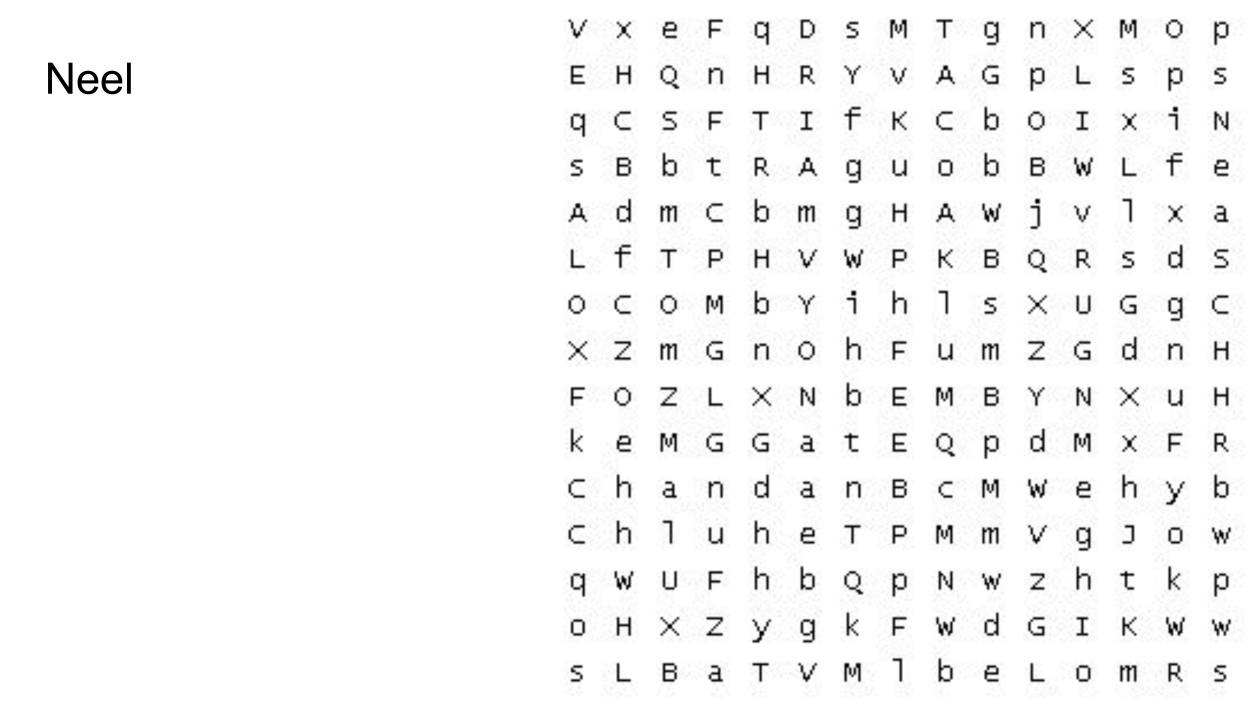
#> input picture pages/SLIDE-01.jpg, 5000 x 2813 px (shown at 1/4 size); its folder holds only this picture in this run
$ jupyter execute 02-slicer.ipynb
#> lines starting #> are read from the running program, lines starting #| are printed output that depends on the picture
[cell 1]
import os
import cv2
from matplotlib import pyplot as plt
import pathlib as path

def show(data):
	plt.xticks([])
	plt.yticks([])
	plt.imshow(data)
	plt.show()

def printArrayInfo(arr):
	print("---------------------------")
	# print(arr)
	print("Size :: ", arr.size)
	print("Shape :: ", arr.shape)
	print("---------------------------")

[cell 2]
slidesToSkip = [2, 23, 34]

height, width = 2799, 2812
rowHeight = int(height / 15) - 1
colWidth = int(width / 15)
print(rowHeight, colWidth)

pageDirectory = path.PurePath("pages")
data = path.PurePath("data")
dataTest = path.PurePath("dataTest")

# Crop the slide

Crop the slide and get only the character grid

[cell 3]
def getPageAndCropGrid(page):
#> called with page = 'pages/SLIDE-01.jpg'
    print("Processing page - " + page)
    page = cv2.imread(page)
#> page is the input picture: shape (2813, 5000, 3); min 0, max 255, mean 247
    croppedPage = page[:-1, 2200:-1]
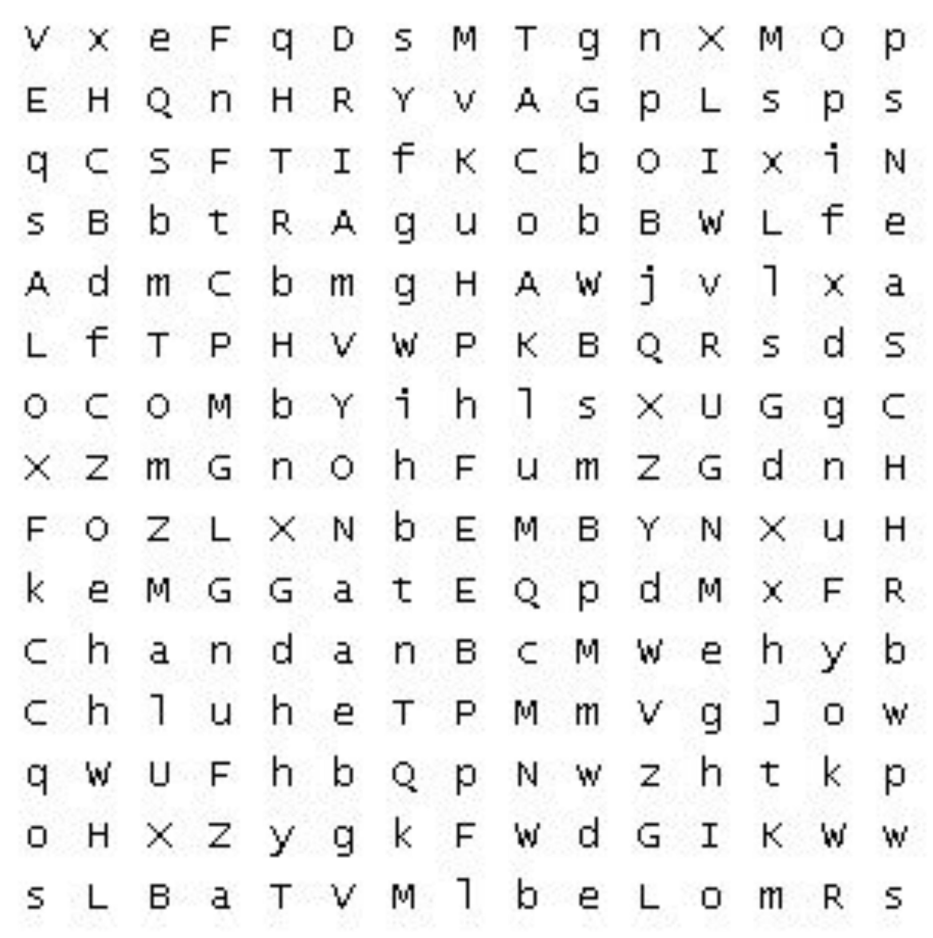
#> croppedPage: shape (2812, 2799, 3) (shown at 1/3 size); min 0, max 255, mean 241.1
    return croppedPage

# Slice grid into separate characters

[cell 4]
def sliceIntoSingleCharacters(basePath, croppedPage):
		x, y = 0, 0
		rowCounter = 0
		imageCounter = 1000
		while x < 15:
				# print(rowCounter, rowCounter + rowHeight)
				row = croppedPage[rowCounter:rowCounter + rowHeight]
				colCounter = 0
				charCounter = 1
				y = 0
				while y < 15:
						col_text = row[:-1, colCounter:colCounter + colWidth]
						imageName = "{}_{}_{}.jpg".format(basePath, x, y)
						cv2.imwrite(imageName, col_text)
						print("File {} saved.".format(imageName))
						colCounter = colCounter + colWidth
						charCounter += 1
						imageCounter += 1
						y += 1
				rowCounter = rowCounter + rowHeight
				x += 1
#> this loop made 15 passes
#> pass 1, in sliceIntoSingleCharacters, `row = croppedPage[rowCounter:rowCounter + rowHeight]`:
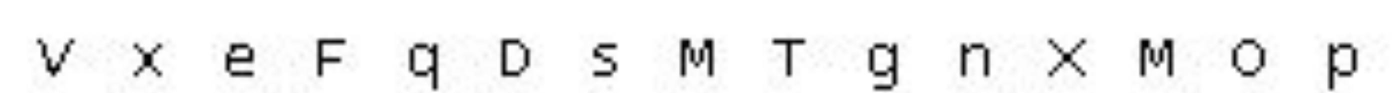
#> row: shape (185, 2799, 3) (shown at 1/2 size); min 0, max 255, mean 241.3
#> pass 1, in sliceIntoSingleCharacters, `cv2.imwrite(imageName, col_text)`:
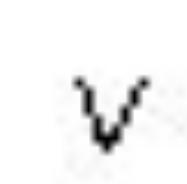
#> saved as SLIDE-01_0_0.jpg: shape (184, 187, 3); min 0, max 255, mean 243.7
#> pass 1, in sliceIntoSingleCharacters, `cv2.imwrite(imageName, col_text)`:
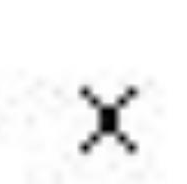
#> saved as SLIDE-01_0_1.jpg: shape (184, 187, 3); min 0, max 255, mean 244.4
#> pass 1, in sliceIntoSingleCharacters, `cv2.imwrite(imageName, col_text)`:
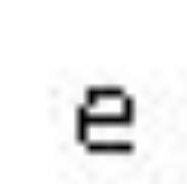
#> saved as SLIDE-01_0_2.jpg: shape (184, 187, 3); min 0, max 255, mean 240.4
#> after the loop, imageCounter = 1225; rowCounter = 2775; x = 15

$ run again, on pages/SLIDE-06.jpg
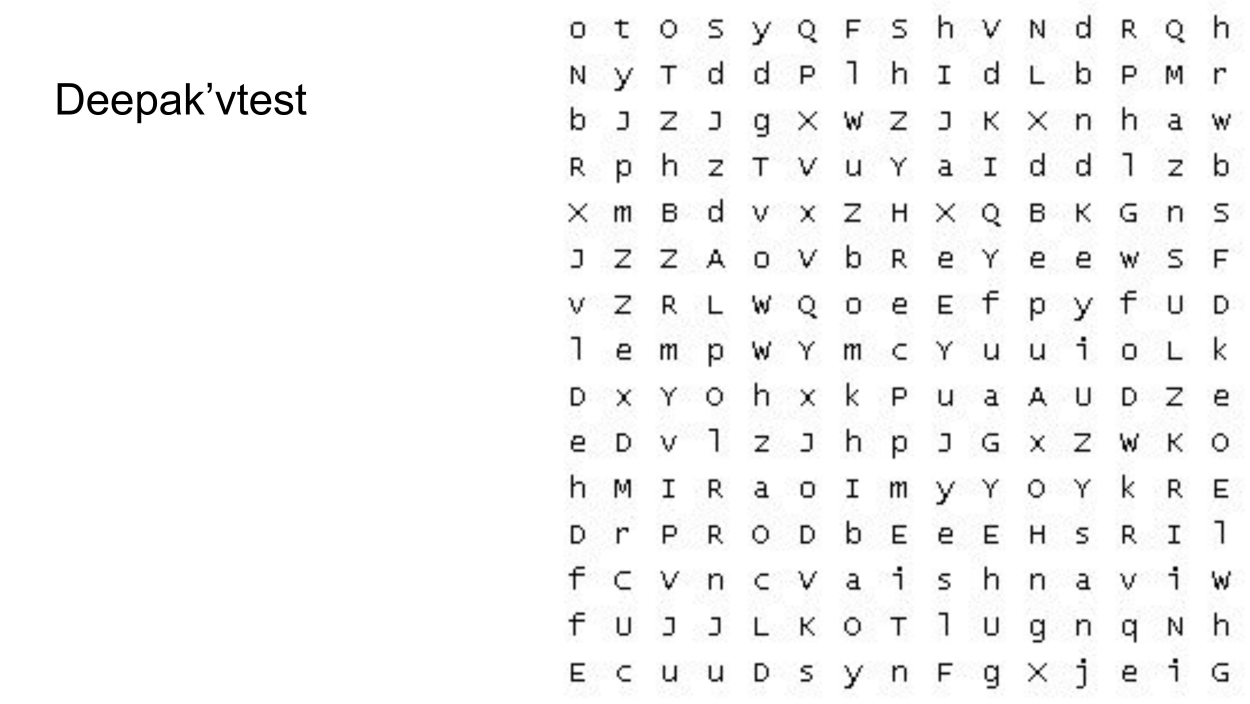
#> input picture pages/SLIDE-06.jpg, 5000 x 2813 px (shown at 1/4 size)
#> in getPageAndCropGrid, page is the input picture: shape (2813, 5000, 3); min 0, max 255, mean 246.9
#> the loop in sliceIntoSingleCharacters, `while x < 15:` made 15 passes
#> pass 1, in sliceIntoSingleCharacters, `row = croppedPage[rowCounter:rowCounter + rowHeight]`:
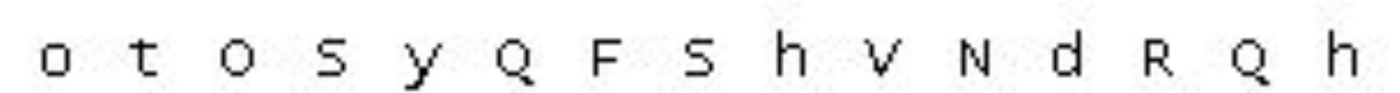
#> row: shape (185, 2799, 3) (shown at 1/2 size); min 0, max 255, mean 241.5
#> pass 1, in sliceIntoSingleCharacters, `cv2.imwrite(imageName, col_text)`:
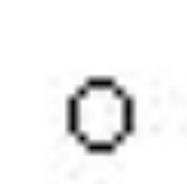
#> saved as SLIDE-06_0_2.jpg: shape (184, 187, 3); min 2, max 255, mean 242.5
#> after the loop in sliceIntoSingleCharacters, `while x < 15:`: imageCounter = 1225; rowCounter = 2775; x = 15

$ run again, on pages/SLIDE-07.jpg
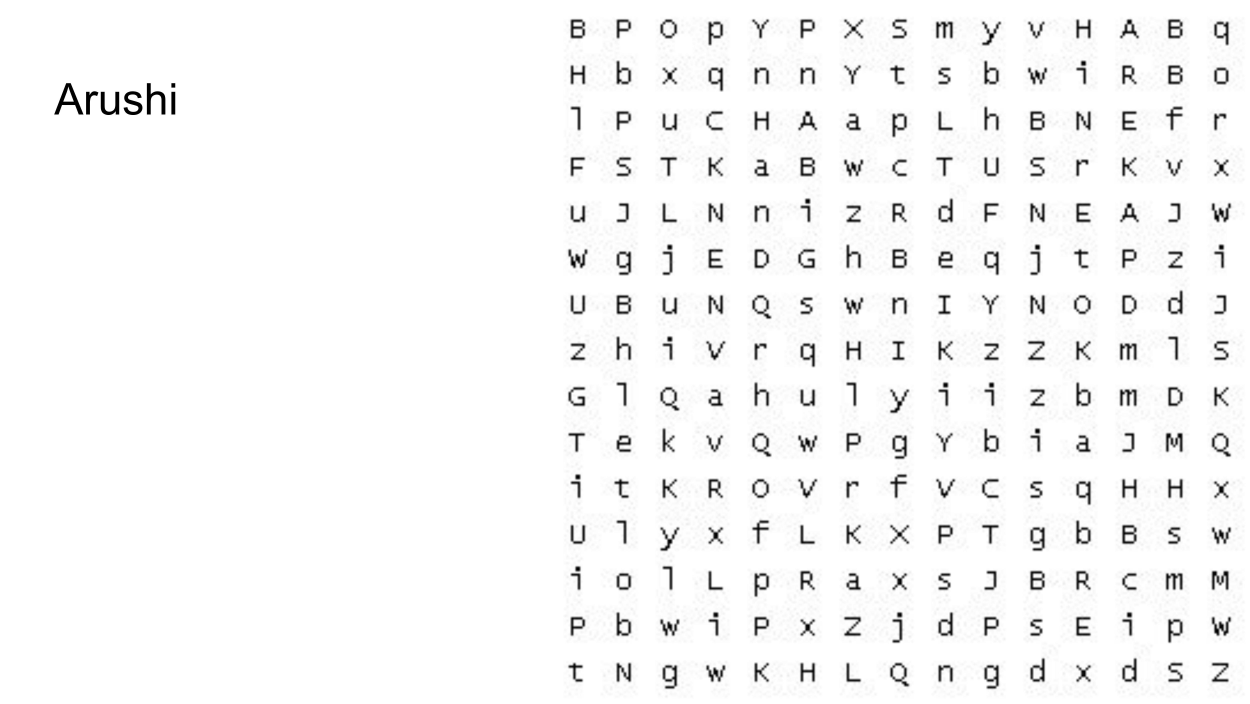
#> input picture pages/SLIDE-07.jpg, 5000 x 2813 px (shown at 1/4 size)
#> in getPageAndCropGrid, page is the input picture: shape (2813, 5000, 3); min 0, max 255, mean 247.2
#> the loop in sliceIntoSingleCharacters, `while x < 15:` made 15 passes
#> pass 1, in sliceIntoSingleCharacters, `row = croppedPage[rowCounter:rowCounter + rowHeight]`:
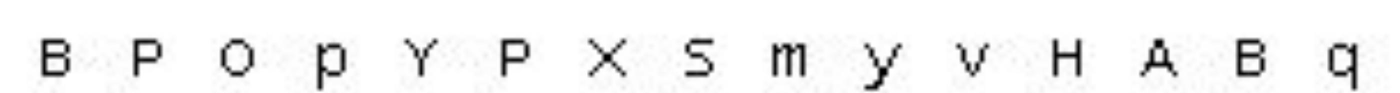
#> row: shape (185, 2799, 3) (shown at 1/2 size); min 0, max 255, mean 241.2
#> pass 1, in sliceIntoSingleCharacters, `cv2.imwrite(imageName, col_text)`:
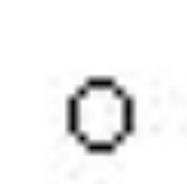
#> saved as SLIDE-07_0_2.jpg: shape (184, 187, 3); min 2, max 255, mean 242.5
#> after the loop in sliceIntoSingleCharacters, `while x < 15:`: imageCounter = 1225; rowCounter = 2775; x = 15

$ run again, on pages/SLIDE-08.jpg
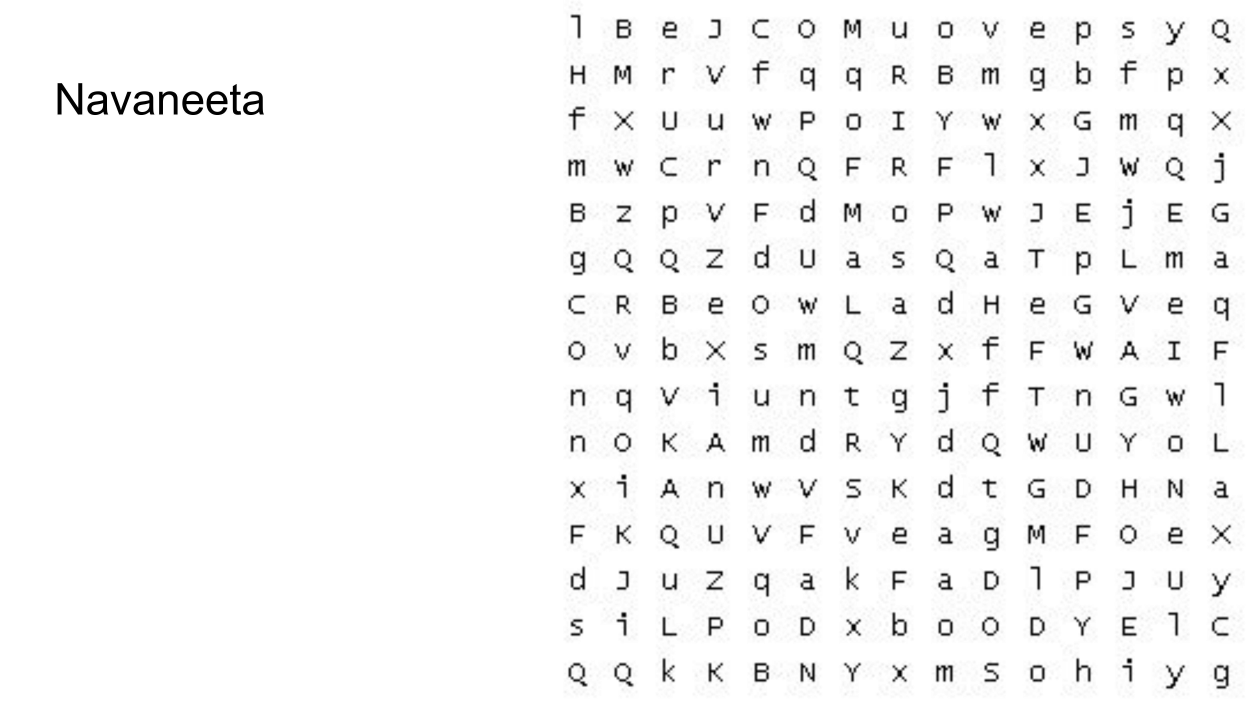
#> input picture pages/SLIDE-08.jpg, 5000 x 2813 px (shown at 1/4 size)
#> in getPageAndCropGrid, page is the input picture: shape (2813, 5000, 3); min 0, max 255, mean 246.8
#> the loop in sliceIntoSingleCharacters, `while x < 15:` made 15 passes
#> pass 1, in sliceIntoSingleCharacters, `row = croppedPage[rowCounter:rowCounter + rowHeight]`:
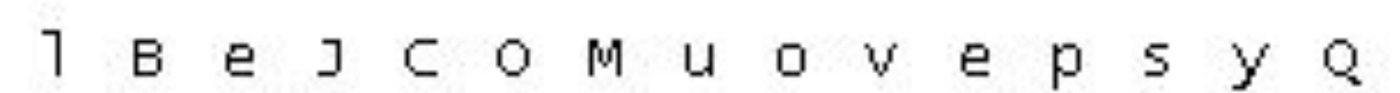
#> row: shape (185, 2799, 3) (shown at 1/2 size); min 0, max 255, mean 241.8
#> pass 1, in sliceIntoSingleCharacters, `cv2.imwrite(imageName, col_text)`:
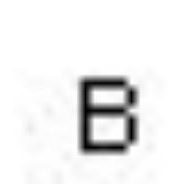
#> saved as SLIDE-08_0_1.jpg: shape (184, 187, 3); min 0, max 255, mean 237.8
#> after the loop in sliceIntoSingleCharacters, `while x < 15:`: imageCounter = 1225; rowCounter = 2775; x = 15
